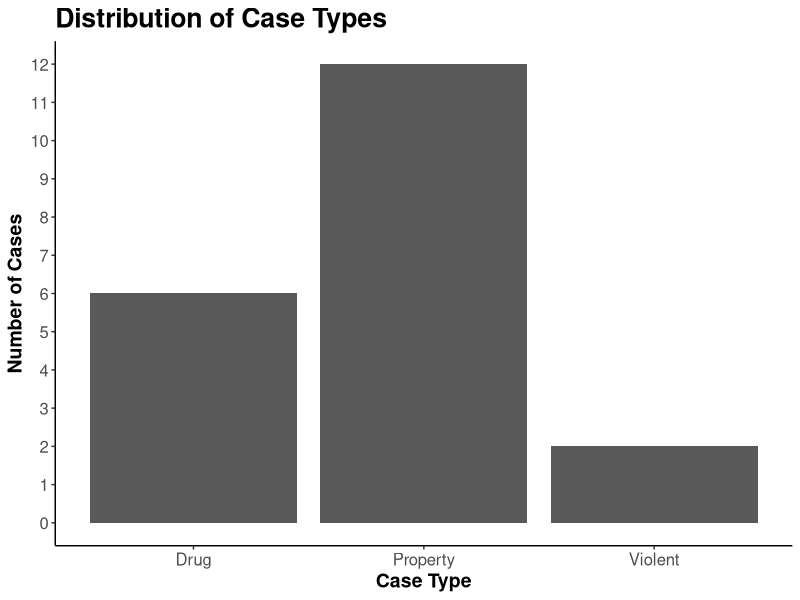

Here is the R script that generated this plot:
## ---- chunk 1

library( ggplot2 )

# Create the data
cases <- data.frame(
  case_id = 1:20,
  case_type = c(
    "Property", "Property", "Drug", "Property", "Violent",
    "Drug", "Property", "Property", "Drug", "Property",
    "Property", "Drug", "Property", "Property", "Violent",
    "Drug", "Property", "Property", "Drug", "Property"
  )
)

# Create a print-friendly bar chart with discrete y-axis values
ggplot(cases, aes(x = case_type)) +
  geom_bar() +
  labs(
    title = "Distribution of Case Types",
    x = "Case Type",
    y = "Number of Cases"
  ) +
  scale_y_continuous(
    breaks = seq(0, 12, by = 1)   # force whole-number counts
  ) +
  theme_classic() +
  theme(
    text = element_text(size = 14),
    title = element_text(size = 16, face = "bold"),
    axis.title = element_text(size = 14),
    axis.text = element_text(size = 12)
  )

